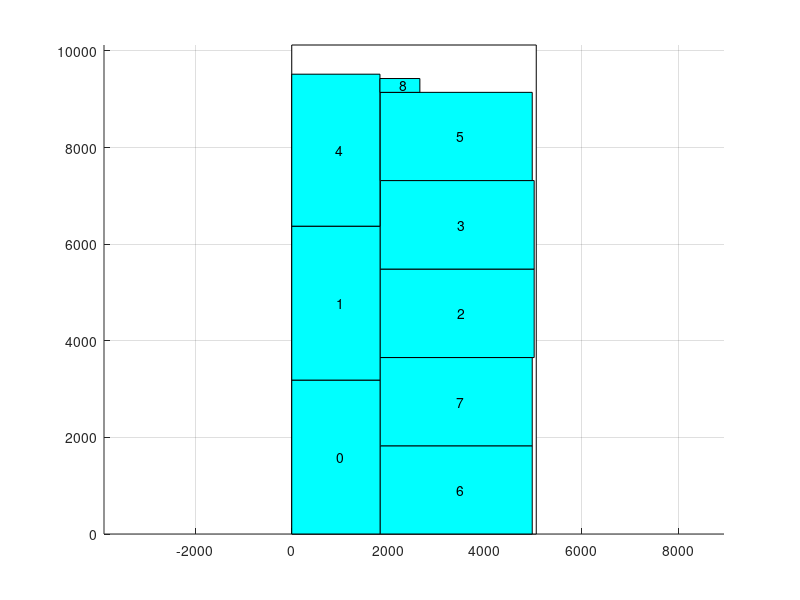

Recreate this plot in MATLAB.
axis equal;
hold on;
grid on;
cap_x=[ 0 0 5061 5061 0 ];
cap_y=[ 0 10122 10122 0 0 ];
fill(cap_x,cap_y,'w');
block_x=[ 0 1832 1832 0 0 ];
block_y=[ 0 0 3186 3186 0 ];
fill(block_x,block_y,'c');
text(916,1593,'0');
block_x=[ 0 1832 1832 0 0 ];
block_y=[ 3186 3186 6372 6372 3186 ];
fill(block_x,block_y,'c');
text(916,4779,'1');
block_x=[ 1832 5018 5018 1832 1832 ];
block_y=[ 3652 3652 5484 5484 3652 ];
fill(block_x,block_y,'c');
text(3425,4568,'2');
block_x=[ 1832 5018 5018 1832 1832 ];
block_y=[ 5484 5484 7316 7316 5484 ];
fill(block_x,block_y,'c');
text(3425,6400,'3');
block_x=[ 0 1826 1826 0 0 ];
block_y=[ 6372 6372 9518 9518 6372 ];
fill(block_x,block_y,'c');
text(913,7945,'4');
block_x=[ 1832 4978 4978 1832 1832 ];
block_y=[ 7316 7316 9142 9142 7316 ];
fill(block_x,block_y,'c');
text(3405,8229,'5');
block_x=[ 1832 4978 4978 1832 1832 ];
block_y=[ 0 0 1826 1826 0 ];
fill(block_x,block_y,'c');
text(3405,913,'6');
block_x=[ 1832 4978 4978 1832 1832 ];
block_y=[ 1826 1826 3652 3652 1826 ];
fill(block_x,block_y,'c');
text(3405,2739,'7');
block_x=[ 1826 2652 2652 1826 1826 ];
block_y=[ 9142 9142 9428 9428 9142 ];
fill(block_x,block_y,'c');
text(2239,9285,'8');
